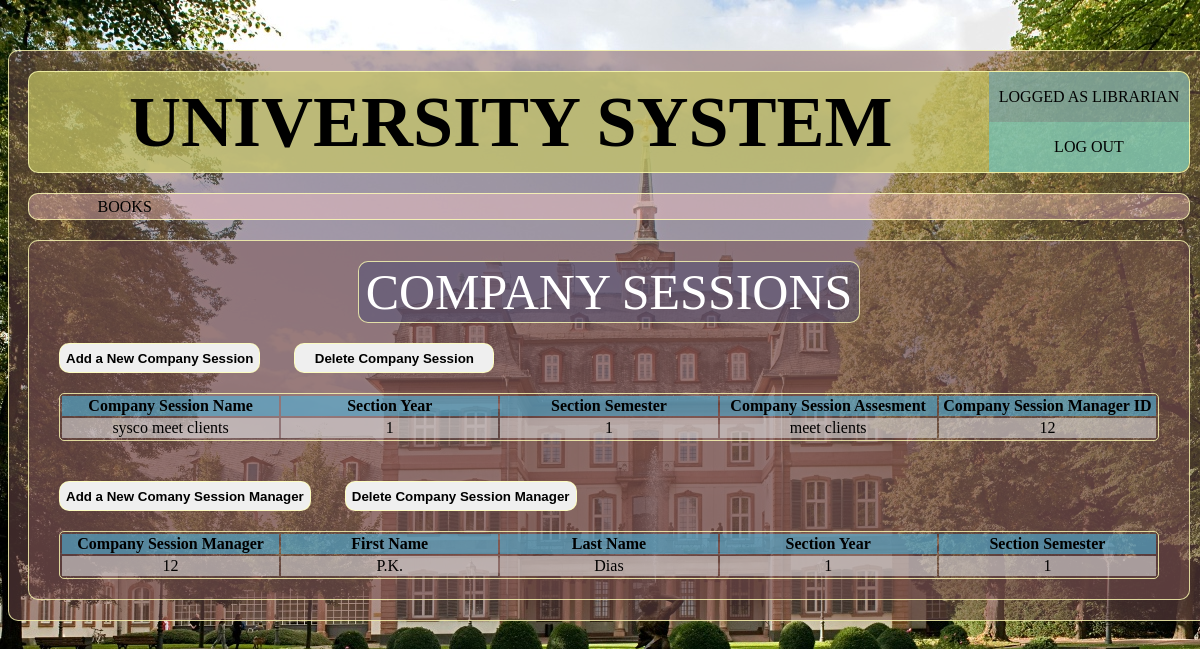
The page /pages/company_sessions.php (signed in) on the database its author committed.
### tables this page shows
CREATE TABLE `companysession` (
  `comSesName` varchar(100) NOT NULL,
  `sesYear` int(5) NOT NULL,
  `sesSem` int(5) NOT NULL,
  `comSesAssesment` varchar(50) NOT NULL,
  `comSesManager` varchar(20) NOT NULL
);

CREATE TABLE `company_sess_manager` (
  `empID` varchar(20) NOT NULL,
  `empFName` varchar(50) NOT NULL,
  `empLName` varchar(50) NOT NULL,
  `sesYear` int(5) DEFAULT NULL,
  `sesSem` int(5) DEFAULT NULL
);

### pages/company_sessions.php (the view, shortened to what this page needs)
<?php
require_once('layout/header.php');
?>
		<div class="container sub-page border-default">
			<div class="sub-page-box">
				<div class="container sub-page-title text-center border-default"> COMPANY SESSIONS </div>
			</div>
			<div class="sub-page-box">
                <div class="sub-page-box">
				    <button class="sub-page-btn border-default" onclick="show_div('hidden_div')"> Add a New Company Session </button>
                    <button name="delete_company_session" class="sub-page-btn border-default" onclick="show_div('hidden_delete_div')">Delete Company Session </button>
			     </div>
				<table class="container sub-page-table text-center">
					<tr>
                        <th>Company Session Name</th>
						<th>Section Year</th>
						<th>Section Semester</th>
                        <th>Company Session Assesment</th>
						<th>Company Session Manager ID</th>
					</tr>
					   <?php
                            require_once('../inc/config.php');
                            $query="SELECT * FROM companysession";
                    $userquery=mysqli_query($connection,$query);
                        if(mysqli_num_rows($userquery)>0){
                            while($row=mysqli_fetch_assoc($userquery)){
                                    echo "<tr><td>".$row['comSesName']."</td>";
                                    echo "<td>".$row['sesYear']."</td>";
                                    echo "<td>".$row['sesSem']."</td>";
                                    echo "<td>".$row['comSesAssesment']."</td>";
                                    echo "<td>".$row['comSesManager']."</td></tr>";
                                }
                            }
                        ?>
				</table>
			</div>
            <div class="sub-page-box">
                <div class="sub-page-box">
				    <button class="sub-page-btn border-default" onclick="show_div('hidden_div2')"> Add a New Comany Session Manager </button>
                    <button name="delete_company_session_manager" class="sub-page-btn border-default" onclick="show_div('hidden_delete_div2')">Delete Company Session Manager</button>
			     </div>
				<table class="container sub-page-table text-center">
					<tr>
                        <th>Company Session Manager</th>
						<th>First Name</th>
						<th>Last Name</th>
                        <th>Section Year</th>
						<th>Section Semester</th>
					</tr>
                        <?php
                            require_once('../inc/config.php');
                            $query="SELECT * FROM company_sess_manager";
                    $userquery=mysqli_query($connection,$query);
                        if(mysqli_num_rows($userquery)>0){
                            while($row=mysqli_fetch_assoc($userquery)){
                                    echo "<tr><td>".$row['empID']."</td>";
                                    echo "<td>".$row['empFName']."</td>";
                                    echo "<td>".$row['empLName']."</td>";
                                    echo "<td>".$row['sesYear']."</td>";
                                    echo "<td>".$row['sesSem']."</td></tr>";
                                }
                            }
                        ?>
				</table>
			</div>
		</div>
	</div>
</body>
</html>

### css/main.css (style rules this page uses)
body { background-image: url("../assets/uni-back.jpg"); background-attachment: fixed; }
.container { margin: 0px auto; }
.border-default { border: 1px solid rgba(255,255,180,0.8); border-radius: 10px; }
.text-center { text-align: center; }

### css/subpage.css (style rules this page uses)
.sub-page { display: block; margin-top: 20px; margin-bottom: 20px; width: 1160px; min-height: 300px; background-color: rgba(120,80,80,0.5); }
.sub-page-box { display: block; }
.sub-page-title { margin-top: 20px; width: 500px; min-height: 60px; line-height: 60px; font-size: 50px; color: white; background-color: rgba(80,80,120,0.5); }
.sub-page-btn { margin-top: 20px; margin-left: 30px; min-height:30px; min-width: 200px; font-weight: bold; }
.sub-page-table { margin-top: 20px; margin-bottom: 20px; width: 1100px; border: 1px solid rgba(255,255,180,0.8); border-radius: 5px; }
.sub-page-table th { background-color: rgba(80,180,220,0.6); min-height: 30px; }
.sub-page-table td { background-color: rgba(220,220,220,0.6); min-height: 30px; }

### pages/layout/header.php (style rules this page uses)
.sub-page-table th,td { width: 16.5%; }

### rows shown on the page
companysession: comSesName "sysco meet clients", sesYear "1", sesSem "1", comSesAssesment "meet clients", comSesManager "12"
company_sess_manager: empID "12", empFName "P.K.", empLName "Dias", sesYear "1", sesSem "1"
